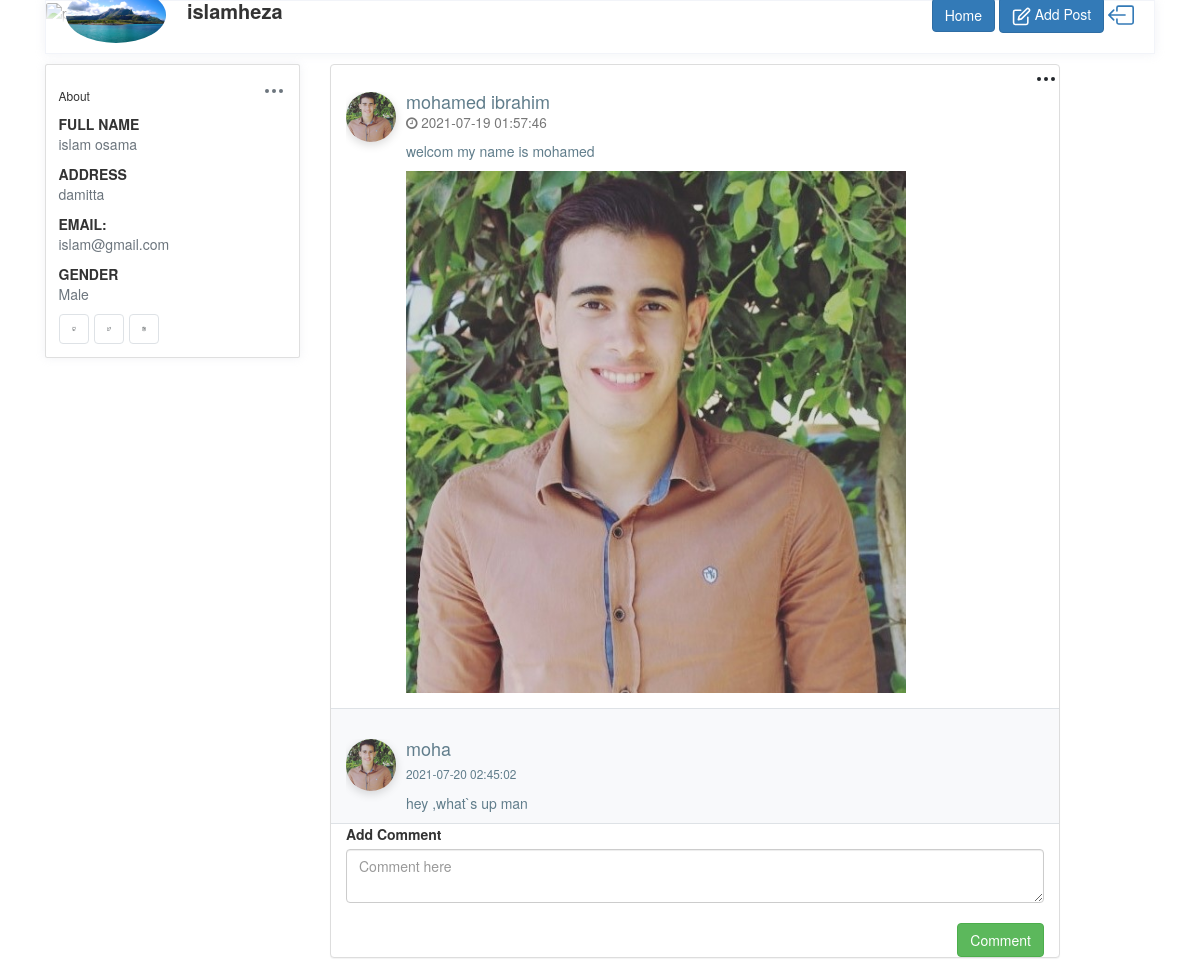
/post.php?id=11 (signed in), run on the app's committed database.
### tables this page shows
CREATE TABLE `users` (
  `User_Id` int(11) NOT NULL,
  `fname` varchar(30) NOT NULL,
  `lname` varchar(30) NOT NULL,
  `Username` varchar(30) NOT NULL,
  `Address` varchar(30) NOT NULL,
  `Email` varchar(30) NOT NULL,
  `Password` varchar(30) NOT NULL,
  `Gender` enum('Female','Male') NOT NULL,
  `Profile_Img` varchar(30) NOT NULL
);

CREATE TABLE `posts` (
  `Post_Id` int(11) NOT NULL,
  `User_Id` int(11) NOT NULL,
  `Body` varchar(250) NOT NULL,
  `Image` varchar(30) NOT NULL,
  `Date` datetime DEFAULT NULL
);

CREATE TABLE `comments` (
  `Comment_Id` int(11) NOT NULL,
  `user_id` int(11) NOT NULL,
  `Post_Id` int(11) DEFAULT NULL,
  `Body` varchar(255) NOT NULL,
  `Date` datetime DEFAULT NULL
);

### viewprofile.php (called while the page is built)
<?php
$con = new PDO("mysql:host=localhost; dbname=Facebook","root","");
$data=$con->query("select * from users where User_Id={$_COOKIE['userid']}");
$profile=$data->fetch(PDO::FETCH_ASSOC);
?>

### classes/db.php (called while the page is built, shortened)
<?php
class db{
    private $dbname="Facebook";
    private $host="localhost";
    private $username="root";
    private $password="";
    private $connection=null;
    function __construct(){
        $this->server="mysql:host=$this->host;dbname=$this->dbname";
        $this->connection= new pdo($this->server,$this->username,$this->password);
    }
    public function getData($cols, $table ,$condition=1){
        return $this->connection->query("select $cols from $table where $condition");
     }
    public function getAllData($table ,$condition=1){
       return $this->connection->query("select * from $table where $condition ORDER BY date DESC");
    }
    public function innerJoin($query){
        return $this-> connection -> query($query);
    }
}
?>

### Designs/viewPost.php (the view)
<?php
  $user_id = $_COOKIE['userid'];
?>
<div class='col-md-8 col-sm-12 pull-left posttimeline'>
  <?php
  require_once("./classes/db.php");
  $conn = new db();
  $allPosts = $conn->getAllData("posts", "Post_Id={$_GET['id']}");
  while ($post = $allPosts->fetch(PDO::FETCH_ASSOC)) {
    $userData = $conn->getData("fname,lname,Profile_Img", "users", "User_Id={$post['User_Id']}");
    $user = $userData->fetch(PDO::FETCH_ASSOC);
    echo "
        <div class='panel panel-default'>
        <div class='dropdown pull-right postbtn'>
        <button class='btn p-0' type='button' id='dropdownMenuButton2' data-toggle='dropdown' aria-haspopup='true' aria-expanded='false'>
            <svg xmlns='http://www.w3.org/2000/svg' width='24' height='24' viewBox='0 0 24 24' fill='none' stroke='currentColor' stroke-width='2' stroke-linecap='round' stroke-linejoin='round' class='feather feather-more-horizontal icon-lg pb-3px'>
                <circle cx='12' cy='12' r='1'></circle>
                <circle cx='19' cy='12' r='1'></circle>
                <circle cx='5' cy='12' r='1'></circle>
            </svg>
        </button>
        <div class='dropdown-menu' aria-labelledby='dropdownMenuButton2'>
            <a class='dropdown-item d-flex align-items-center' href='post.php?id={$post['Post_Id']}&action=edit'>
                    <span class=''>Edit</span></a>
            <a class='dropdown-item d-flex align-items-center' href='deletePost.php?id={$post['Post_Id']}'>
                    <span class=''>Delete</span></a>
          </div>
         </div>
          <div class='col-md-12'>
            <div class='media'>
              <div class='media-left'> <a href='javascript:void(0)'>
               <img src='./images/{$user['Profile_Img']}' alt='profile img' style='width:50px; height:50px; border-radius:50% ;' class='media-object'> </a> </div>
              <div class='media-body'>
                <h4 class='media-heading'>{$user['fname']} {$user['lname']}<br>
                  <small><i class='fa fa-clock-o'></i> {$post['Date']}</small> </h4>
                <p class='mt-3'>{$post['Body']}</p>";
                if($post['Image']){
                  echo "<img class='img-fluid mb-4' src='./images/{$post['Image']}'  width='500' height='250' alt=''>";};
                  echo"
              </div>
            </div>
          </div>";
  } ?>
  <?php
    $post_id = $_GET['id'];
    $query = "select users.Username , users.Profile_Img  , comments.Body , comments.Date from users inner join comments on users.User_Id=comments.User_Id where comments.Post_Id = '$post_id'" ;
    $result = $conn -> innerJoin($query);
    $result -> execute();
   $result = $result ->fetchAll(PDO::FETCH_ASSOC);
   foreach($result as $comment){
  ?>
  <div class='col-md-12 commentsblock border-top '>
    <div class='media mt-5 ms-0'>
      <div class='media-left'> <img alt='64x64' src='images/<?= $comment['Profile_Img']?>' class='media-object'> </a> </div>
      <div class='media-body'>
        <h4 class='media-heading'><?= $comment['Username'] ?></h4>
        <small> <?= $comment['Date'] ?></small>
        <p class="mt-3"><?= $comment['Body'] ?></p>
      </div>
    </div>
  </div>
  <?php } ?>
  <div class='col-md-12 border-top'>
    <div class='status-upload'>
      <form method='post' action="comments/addComment.php?post_id=<?= $_GET['id'] ?>&user_id=<?= $user_id ?>">
        <label>Add Comment</label>
        <textarea class='form-control' placeholder='Comment here' name='body'></textarea>
        <br>
        <button type='submit' class='btn btn-success pull-right' name='add_comment'> Comment</button>
      </form>
    </div>
  </div>
</div>
</div>

### Layouts/header.php (shortened to what this page needs)
<?php include("viewprofile.php")?>
<div class="row">
        <div class="col-12 grid-margin">
            <div class="profile-header">
                <div class="cover">
                    <div class="gray-shade"></div>
                    <figure>
                    </figure>
                    <div class="cover-body d-flex justify-content-between align-items-center">
                        <div>
                            <img class="profile-pic" src="images/<?php echo$profile['Profile_Img'];?>" alt="profile">
                            <span class="profile-name"><?php echo $profile['Username']?></span>
                        </div>
                        <div class="d-none d-md-block">
                        <a href="index.php" class="btn btn-primary">Home</a>
                            <a href="#" class="btn btn-primary btn-icon-text btn-edit-profile" onclick="openForm()">
                                 Add Post
                            </a>
                            <a href="logout.php">
                           </a>
                        </div>
                    </div>
                </div>
                <div class="header-links">
                </div>
            </div>
        </div>
    </div>

### Layouts/LeftSide.php (shortened to what this page needs)
<?php include("viewprofile.php")?>
<div class="d-none d-md-block col-md-4 col-xl-3 left-wrapper">
            <div class="card rounded">
                <div class="card-body">
                    <div class="d-flex align-items-center justify-content-between mb-2">
                        <h6 class="card-title mb-0">About</h6>
                        <div class="dropdown">
                            <button class="btn p-0" type="button" id="dropdownMenuButton" data-toggle="dropdown" aria-haspopup="true" aria-expanded="false">
                            </button>
                        </div>
                    </div>
                    <div class="mt-3">
                        <label class="tx-11 font-weight-bold mb-0 text-uppercase">Full Name</label>
                        <p class="text-muted"><?php echo $profile['fname']." ".$profile['lname']?></p>
                    </div>
                    <div class="mt-3">
                        <label class="tx-11 font-weight-bold mb-0 text-uppercase">Address</label>
                        <p class="text-muted"><?php echo $profile['Address']?></p>
                    </div>
                    <div class="mt-3">
                        <label class="tx-11 font-weight-bold mb-0 text-uppercase">Email:</label>
                        <p class="text-muted"><?php echo $profile['Email']?></p>
                    </div>
                    <div class="mt-3">
                        <label class="tx-11 font-weight-bold mb-0 text-uppercase">Gender</label>
                        <p class="text-muted"><?php echo $profile['Gender']?></p>
                    </div>
                    <div class="mt-3 d-flex social-links">
                        <a href="javascript:;" class="btn d-flex align-items-center justify-content-center border mr-2 btn-icon github">
                        </a>
                        <a href="javascript:;" class="btn d-flex align-items-center justify-content-center border mr-2 btn-icon twitter">
                        </a>
                        <a href="javascript:;" class="btn d-flex align-items-center justify-content-center border mr-2 btn-icon instagram">
                        </a>
                    </div>
                </div>
            </div>
        </div>

### Css/index.css (style rules this page uses)
body { background-color: #f9fafb; margin-top:20px; }
.profile-page .profile-header { box-shadow: 0 0 10px 0 rgba(183, 192, 206, 0.2); border: 1px solid #f2f4f9; }
.profile-page .profile-header .cover { position: relative; border-radius: .25rem .25rem 0 0; }
.profile-page .profile-header .cover figure { margin-bottom: 0; }
.profile-page .profile-header .cover .gray-shade { position: absolute; top: 0; left: 0; width: 100%; height: 100%; z-index: 1; background: linear-gradient(rgba(255, 255, 255, 0.1), #fff 99%); }
.profile-page .profile-header .cover .cover-body { position: absolute; bottom: -20px; left: 0; z-index: 2; width: 100%; padding: 0 20px; }
.profile-page .profile-header .cover .cover-body .profile-pic { border-radius: 50%; width: 100px; }
.profile-page .profile-header .cover .cover-body .profile-name { font-size: 20px; font-weight: 600; margin-left: 17px; }
.profile-page .profile-header .header-links { padding: 15px; display: -webkit-flex; display: flex; -webkit-justify-content: center; justify-content: center; background: #fff; border-radius: 0 0 .25rem .25rem; }
.profile-page .profile-body .left-wrapper .social-links a { width: 30px; height: 30px; }
img { vertical-align: middle; border-style: none; }
.grid-margin { margin-bottom: 1rem; }
.card { box-shadow: 0 0 10px 0 rgba(183, 192, 206, 0.2); -webkit-box-shadow: 0 0 10px 0 rgba(183, 192, 206, 0.2); -moz-box-shadow: 0 0 10px 0 rgba(183, 192, 206, 0.2); -ms-box-shadow: 0 0 10px 0 rgba(183, 192, 206, 0.2); }
.rounded { border-radius: 0.25rem !important; }
.card { position: relative; display: flex; flex-direction: column; min-width: 0; word-wrap: break-word; background-color: #fff; background-clip: border-box; border: 1px solid #f2f4f9; border-radius: 0.25rem; }
.posttimeline .panel { margin-bottom: 15px }
.commentsblock { background: #f8f9fb; }
.panel { box-shadow: 0px 2px 10px 0 rgba(0, 0, 0, 0.05); -moz-box-shadow: 0px 2px 10px 0 rgba(0, 0, 0, 0.05); -webkit-box-shadow: 0px 2px 10px 0 rgba(0, 0, 0, 0.05); -ms-box-shadow: 0px 2px 10px 0 rgba(0, 0, 0, 0.05); transition: all ease 0.5s; -moz-transition: all ease 0.5s; -webkit-transition: all ease 0.5s; -ms-transition: all ease 0.5s; margin-bottom: 35px; border-radius: 0px; position: relative; border: 0; display: inline-block; width: 100%; }
.progress-bar-success, .status.active, .panel-green, .panel-green > .panel-heading, .btn-success, .fc-event, .badge.green, .event_green { color: white; background-color: #8BC34A; }
.media-object { max-width: 50px; border-radius: 50px; box-shadow: 0px 3px 10px 0 rgba(0, 0, 0, 0.15); -moz-box-shadow: 0px 3px 10px 0 rgba(0, 0, 0, 0.15); -webkit-box-shadow: 0px 3px 10px 0 rgba(0, 0, 0, 0.15); -ms-box-shadow: 0px 3px 10px 0 rgba(0, 0, 0, 0.15); }
.media:first-child { margin-top: 15px; }
.media-object { display: block; }
.media-body { color: #607D8B; overflow: visible; }

### data on the page
users: Profile_Img (picture), fname "islam", lname "osama", Address "damitta", Email "islam@gmail.com", Gender "Male"
posts: User_Id.Profile_Img (picture), User_Id.fname "mohamed", User_Id.lname "ibrahim", Date "2021-07-19 01:57:46", Body "welcom my name is mohamed", Image (picture)
comments: user.Profile_Img (picture), user.Username "moha", Date "2021-07-20 02:45:02", Body "hey ,what`s up man"
